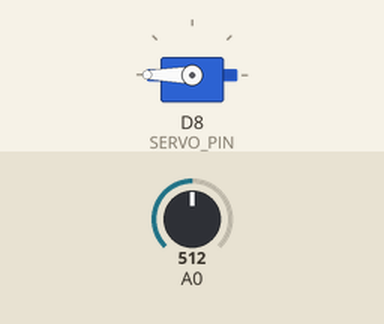
Recording of a sketch running on a simulated ESP8266 (NodeMCU). On the bench: servo. Inputs (shaded band) come from the test bench; at power-on: A0 = 512. WiFi joins after 1.5 s; servers stay silent unless stated.

Above: at 3.05 s.
3.1 s: A0 set to 476
At 3.5 s:
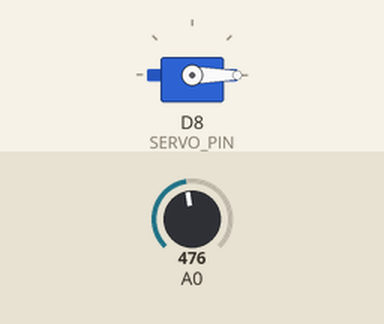
4.6 s: A0 set to 500
At 10.5 s:
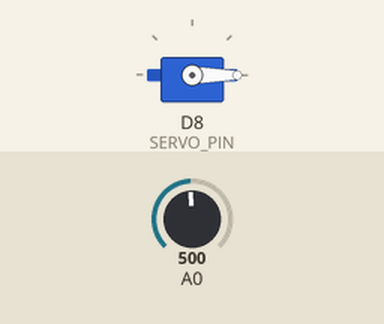
10.6 s: A0 set to 480
At 11.6 s:
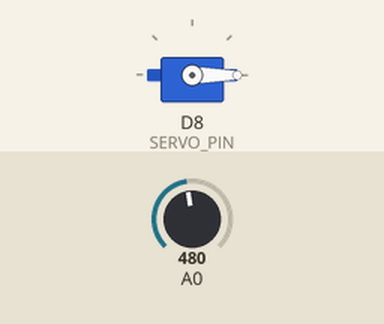
12.1 s: A0 set to 511
At 12.6 s:
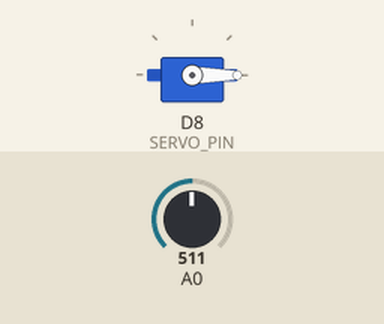
Timing chart, 0 to 16.1 s (numbered marks = the images above; inputs shaded):
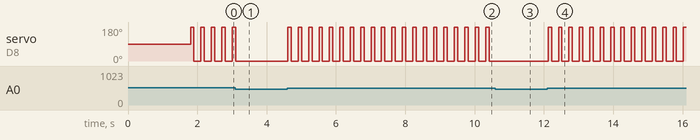

Measured:
- the behaviour switches between 491 and 490 on A0 (found by bisection; images 0 and 1)
- after the input at 3.1 s, servo on D8 (SERVO_PIN): goes on until 3.1 s, then stays 0°
- after the input at 4.6 s, servo on D8 (SERVO_PIN): alternates 180° for 0.10 s and 0° for 0.20 s, starting at once
- after the input at 10.6 s, servo on D8 (SERVO_PIN): stops changing and stays 0°
- after the input at 12.1 s, servo on D8 (SERVO_PIN): alternates 180° for 0.10 s and 0° for 0.20 s, starting at once
- by itself, servo on D8 (SERVO_PIN): alternates 180° for 0.10 s and 0° for 0.20 s

The sketch:

soundswingautomation.ino
```cpp
#include <ESP8266WiFi.h>
#include <BlynkSimpleEsp8266.h>
#include <Servo.h>

#define SOUND_PIN D7 // Assuming the sound detection module is connected to pin D7
#define SERVO_PIN D8 // Assuming the servo motor is connected to pin D8

char auth[] = "gvi2iLYayduOm6GMCoHlG8rdUIx799st"; // Your Blynk auth token
char ssid[] = "realme 7"; // Your WiFi network SSID
char pass[] = "manasa19"; // Your WiFi network password

Servo servo;
bool servoOn = false;

BLYNK_WRITE(V2) // this command is listening when something is written to V2
{
  int pinValue = param.asInt(); // assigning incoming value from pin V2 to a variable

  if (pinValue == 1) {
    servoOn = true;
  } else {
    servoOn = false;
  }
  Serial.print("V2 switch value is: "); // printing value to serial monitor
  Serial.println(pinValue);
}

void setup() {
  Serial.begin(9600);
  Blynk.begin(auth, ssid, pass);
  pinMode(SOUND_PIN, INPUT);
  servo.attach(SERVO_PIN); // Attaching servo to pin D8
}

void loop() {
  Blynk.run();
  int soundValue = analogRead(SOUND_PIN);

  if (soundValue > 490) { // Adjust this threshold as needed
    if (!servoOn) { // If servo is not already on, turn it on
      Blynk.notify("Sound detected! Swinging the servo.");
      servoOn = true;
    }
  } else {
    servoOn = false;
  }

  if (servoOn) {
    servo.write(180); // Rotate servo to 180 degrees
    delay(100); // Wait for a short time
    servo.write(0); // Rotate servo to 0 degrees
    delay(100); // Wait for a short time
  } else {
    servo.write(0); // Stop servo when switch is off
  }

  delay(100); // Adjust delay as needed for smoother operation
}
```
